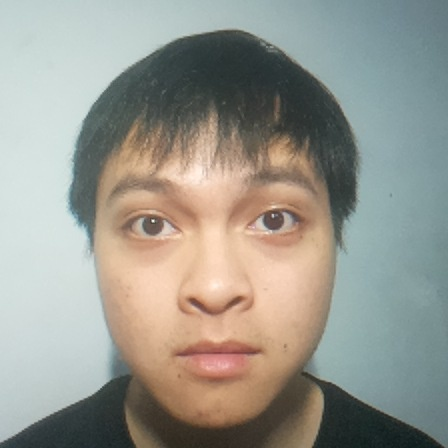
#> input picture Src/light_model/gaze-estimation/my_captures/center/center_20260327_210115_186.jpg, 448 x 448 px
$ python -i measure_angle.py   (imports and definitions only)
#> lines starting #> are read from the running program, lines starting #| are printed output that depends on the picture
#> further down, picture is the input picture: shape (448, 448, 3); mean B, G, R 143.1, 151.8, 152.4
"""
Bước 1 — Đo góc thực tế từ dữ liệu của bạn
============================================
Chạy model gốc trên toàn bộ my_captures/ để biết
trung bình yaw/pitch cho từng nhãn → dùng làm regression target.

Chạy:
    python measure_angles.py

Output:
    angle_targets.json   ← dùng cho fine_tune.py
"""

import os, json, cv2, time
import numpy as np
import onnxruntime as ort
from collections import defaultdict

DATASET_DIR = "my_captures"
MODEL_PATH  = "weights/mobileone_s0_gaze.onnx"
OUTPUT_JSON = "angle_targets.json"
LABELS      = ["left", "right", "center"]
INPUT_SIZE  = (448, 448)

# ─── Load model ──────────────────────────────────────────────────────────────
# [1 line that did not run here, left out]
# [1 line that did not run here, left out]
# [1 line that did not run here, left out]
# [1 line that did not run here, left out]

def predict_raw(img):
    x = cv2.resize(img, INPUT_SIZE)
    x = cv2.cvtColor(x, cv2.COLOR_BGR2RGB).astype(np.float32) / 255.0
    mean = np.array([0.485, 0.456, 0.406], dtype=np.float32)
    std  = np.array([0.229, 0.224, 0.225], dtype=np.float32)
    x = ((x - mean) / std).transpose(2, 0, 1)
    x = np.expand_dims(x, 0).astype(np.float32)
    out = sess.run(None, {inp_name: x})

    def decode(logits):
        e = np.exp(logits - np.max(logits))
        p = e / e.sum()
        return float(np.sum(p * np.arange(len(p))) * 4 - 180)

    return decode(out[0][0]), decode(out[1][0])   # yaw, pitch

# ─── Haar + CLAHE detect ─────────────────────────────────────────────────────
cascade = cv2.CascadeClassifier(
    cv2.data.haarcascades + "haarcascade_frontalface_default.xml"
)
clahe = cv2.createCLAHE(clipLimit=2.0, tileGridSize=(8, 8))

def crop_face(img):
    gray  = clahe.apply(cv2.cvtColor(img, cv2.COLOR_BGR2GRAY))
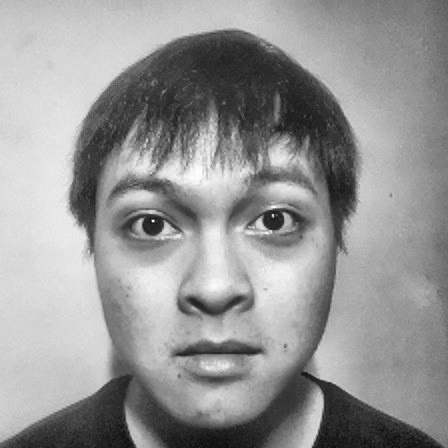
#> gray: shape (448, 448); min 13, max 254, mean 149.8
    faces = cascade.detectMultiScale(gray, 1.2, 4, minSize=(40, 40))
#> faces = [[55, 98, 325, 325]]
    if len(faces) == 0:
        faces = cascade.detectMultiScale(gray, 1.1, 2, minSize=(30, 30))
    if len(faces) == 0:
        return img   # fallback toàn ảnh
    x, y, w, h = max(faces, key=lambda f: f[2] * f[3])
#> x = 55; y = 98; w = 325; h = 325
    m = int(0.2 * w)
#> m = 65
    return img[max(0,y-m):y+h+m, max(0,x-m):x+w+m]
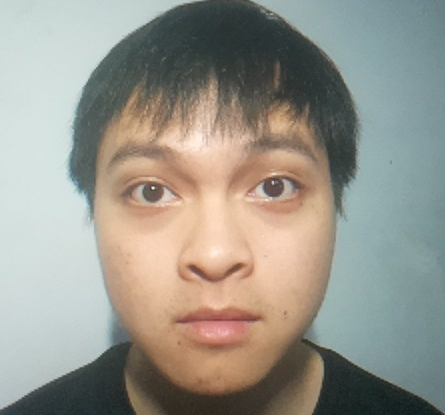
#> returned value: shape (415, 445, 3); mean of channels 0, 1, 2 140, 149.6, 151.9; drawn as B, G, R

# ─── Đo ──────────────────────────────────────────────────────────────────────
results = defaultdict(lambda: {"yaws": [], "pitches": [], "n": 0, "skipped": 0})

# [30 lines not run here, left out]

targets = {}
# [35 lines not run here, left out]

>>> import cv2
>>> picture = cv2.imread('my_captures/center/center_20260327_210115_186.jpg')
>>> result = crop_face(picture)

$ run again, on Src/light_model/gaze-estimation/my_captures/down/down_20260327_205957_455.jpg
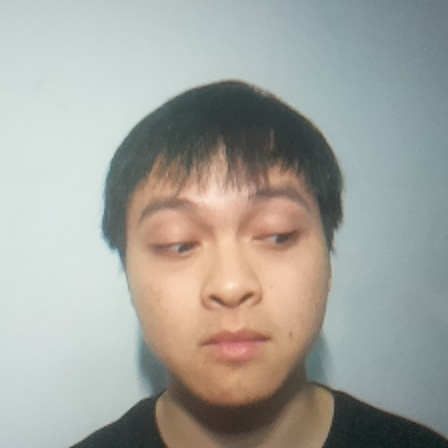
#> input picture Src/light_model/gaze-estimation/my_captures/down/down_20260327_205957_455.jpg, 448 x 448 px
#> picture is the input picture: shape (448, 448, 3); mean B, G, R 156.9, 163.7, 163.1
#> in crop_face, `gray  = clahe.apply(cv2.cvtColor(img, cv2.COLOR_BGR2GRAY))`:
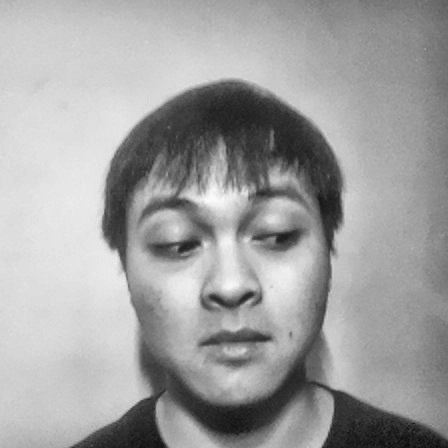
#> gray: shape (448, 448); min 12, max 251, mean 160.6
#> faces = [[99, 138, 263, 263]]
#> x = 99; y = 138; w = 263
#> m = 52
#> in crop_face, `return img[max(0,y-m):y+h+m, max(0,x-m):x+w+m]`:
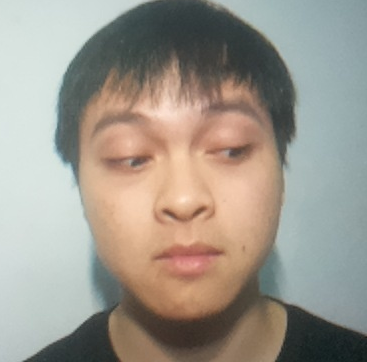
#> returned value: shape (362, 367, 3); mean of channels 0, 1, 2 141.3, 151.7, 158; drawn as B, G, R

$ run again, on Src/light_model/gaze-estimation/my_captures/down/down_20260327_210004_878.jpg
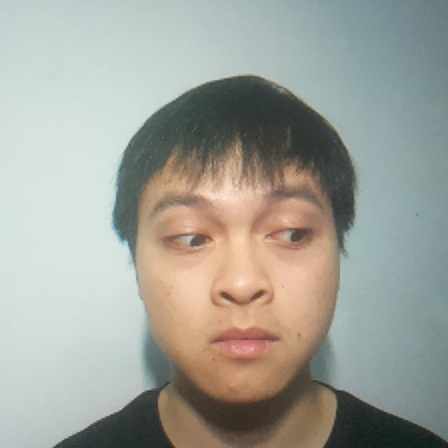
#> input picture Src/light_model/gaze-estimation/my_captures/down/down_20260327_210004_878.jpg, 448 x 448 px
#> picture is the input picture: shape (448, 448, 3); mean B, G, R 153.9, 162, 160.8
#> in crop_face, `gray  = clahe.apply(cv2.cvtColor(img, cv2.COLOR_BGR2GRAY))`:
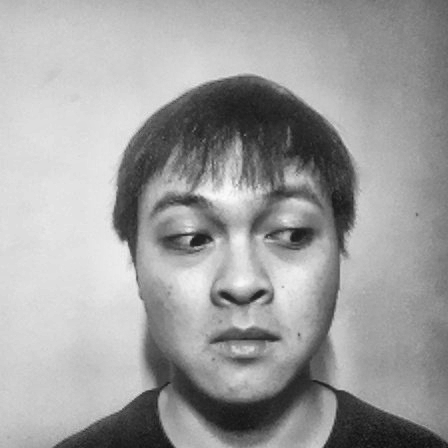
#> gray: shape (448, 448); min 14, max 251, mean 159.4
#> faces = [[106, 133, 266, 266]]
#> x = 106; y = 133; w = 266
#> m = 53
#> in crop_face, `return img[max(0,y-m):y+h+m, max(0,x-m):x+w+m]`:
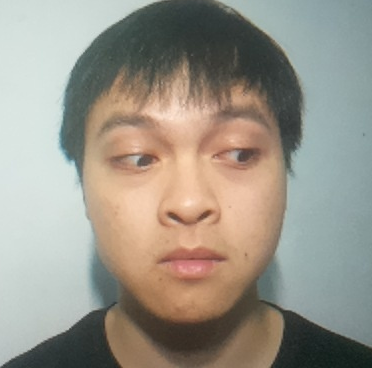
#> returned value: shape (368, 372, 3); mean of channels 0, 1, 2 137.4, 148.7, 153.8; drawn as B, G, R

$ run again, on Src/light_model/gaze-estimation/my_captures/left/left_20260327_205630_777.jpg
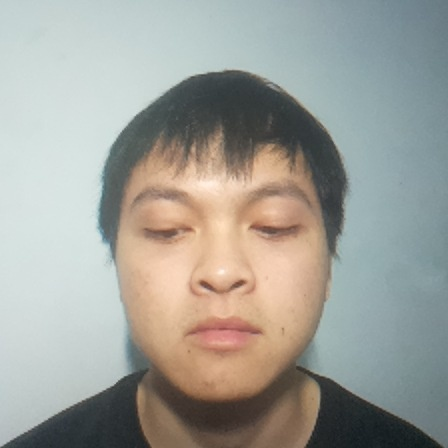
#> input picture Src/light_model/gaze-estimation/my_captures/left/left_20260327_205630_777.jpg, 448 x 448 px
#> picture is the input picture: shape (448, 448, 3); mean B, G, R 153.3, 160, 159.6
#> in crop_face, `gray  = clahe.apply(cv2.cvtColor(img, cv2.COLOR_BGR2GRAY))`:
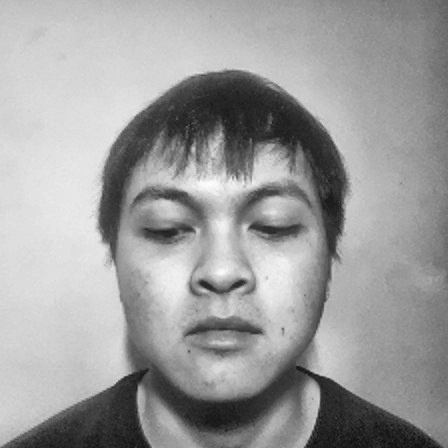
#> gray: shape (448, 448); min 13, max 252, mean 156.9
#> faces = [[94, 126, 261, 261]]
#> x = 94; y = 126; w = 261
#> m = 52
#> in crop_face, `return img[max(0,y-m):y+h+m, max(0,x-m):x+w+m]`:
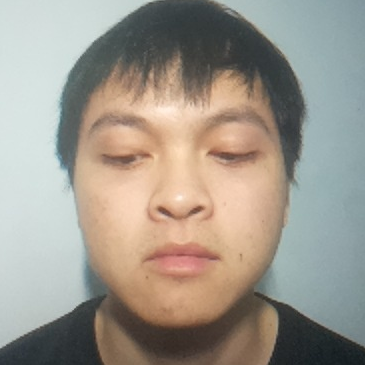
#> returned value: shape (365, 365, 3); mean of channels 0, 1, 2 140.9, 151.5, 158.3; drawn as B, G, R
